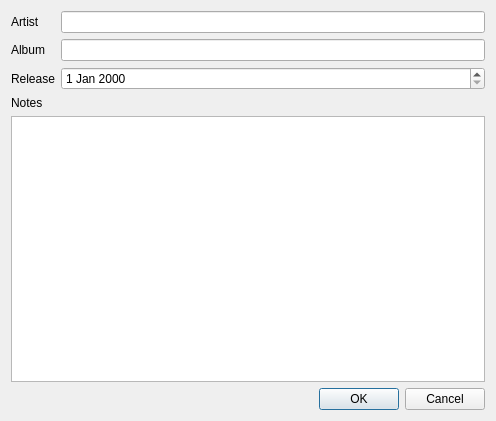
<?xml version="1.0" encoding="UTF-8"?>
<ui version="4.0">
 <class>Editor</class>
 <widget class="QDialog" name="Editor">
  <property name="geometry">
   <rect>
    <x>0</x>
    <y>0</y>
    <width>496</width>
    <height>421</height>
   </rect>
  </property>
  <property name="windowTitle">
   <string>Dialog</string>
  </property>
  <layout class="QVBoxLayout" name="verticalLayout_2">
   <item>
    <layout class="QGridLayout" name="gridLayout">
     <item row="0" column="0">
      <widget class="QLabel" name="label">
       <property name="text">
        <string>Artist</string>
       </property>
      </widget>
     </item>
     <item row="0" column="1">
      <widget class="QLineEdit" name="txtArtist"/>
     </item>
     <item row="1" column="0">
      <widget class="QLabel" name="label_2">
       <property name="text">
        <string>Album</string>
       </property>
      </widget>
     </item>
     <item row="1" column="1">
      <widget class="QLineEdit" name="txtAlbum"/>
     </item>
     <item row="2" column="0">
      <widget class="QLabel" name="label_3">
       <property name="text">
        <string>Release</string>
       </property>
      </widget>
     </item>
     <item row="2" column="1">
      <widget class="QDateEdit" name="deRelease"/>
     </item>
    </layout>
   </item>
   <item>
    <layout class="QVBoxLayout" name="verticalLayout">
     <item>
      <widget class="QLabel" name="label_4">
       <property name="text">
        <string>Notes</string>
       </property>
      </widget>
     </item>
     <item>
      <widget class="QPlainTextEdit" name="txtNote"/>
     </item>
    </layout>
   </item>
   <item>
    <widget class="QDialogButtonBox" name="buttonBox">
     <property name="orientation">
      <enum>Qt::Horizontal</enum>
     </property>
     <property name="standardButtons">
      <set>QDialogButtonBox::Cancel|QDialogButtonBox::Ok</set>
     </property>
    </widget>
   </item>
  </layout>
 </widget>
 <resources/>
 <connections>
  <connection>
   <sender>buttonBox</sender>
   <signal>accepted()</signal>
   <receiver>Editor</receiver>
   <slot>accept()</slot>
   <hints>
    <hint type="sourcelabel">
     <x>248</x>
     <y>254</y>
    </hint>
    <hint type="destinationlabel">
     <x>157</x>
     <y>274</y>
    </hint>
   </hints>
  </connection>
  <connection>
   <sender>buttonBox</sender>
   <signal>rejected()</signal>
   <receiver>Editor</receiver>
   <slot>reject()</slot>
   <hints>
    <hint type="sourcelabel">
     <x>316</x>
     <y>260</y>
    </hint>
    <hint type="destinationlabel">
     <x>286</x>
     <y>274</y>
    </hint>
   </hints>
  </connection>
 </connections>
</ui>
